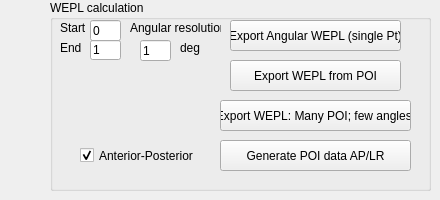
    <widget class="QWidget" name="page_7">
     <attribute name="label">
      <string>WEPL Analysis Options</string>
     </attribute>
     <widget class="QGroupBox" name="groupBox_12">
      <property name="geometry">
       <rect>
        <x>50</x>
        <y>0</y>
        <width>381</width>
        <height>191</height>
       </rect>
      </property>
      <property name="title">
       <string>WEPL calculation</string>
      </property>
      <widget class="QPushButton" name="pushButtonExportAngWEPL">
       <property name="geometry">
        <rect>
         <x>180</x>
         <y>20</y>
         <width>171</width>
         <height>31</height>
        </rect>
       </property>
       <property name="text">
        <string>Export Angular WEPL (single Pt)</string>
       </property>
      </widget>
      <widget class="QLineEdit" name="lineEdit_WEPL_AngRes">
       <property name="geometry">
        <rect>
         <x>90</x>
         <y>40</y>
         <width>31</width>
         <height>21</height>
        </rect>
       </property>
       <property name="text">
        <string>1</string>
       </property>
      </widget>
      <widget class="QLabel" name="label_58">
       <property name="geometry">
        <rect>
         <x>80</x>
         <y>20</y>
         <width>91</width>
         <height>16</height>
        </rect>
       </property>
       <property name="text">
        <string>Angular resolution</string>
       </property>
      </widget>
      <widget class="QLabel" name="label_59">
       <property name="geometry">
        <rect>
         <x>130</x>
         <y>40</y>
         <width>21</width>
         <height>16</height>
        </rect>
       </property>
       <property name="text">
        <string>deg</string>
       </property>
      </widget>
      <widget class="QPushButton" name="pushButtonAngWEPL_ByFile">
       <property name="geometry">
        <rect>
         <x>180</x>
         <y>60</y>
         <width>171</width>
         <height>31</height>
        </rect>
       </property>
       <property name="text">
        <string>Export WEPL from POI</string>
       </property>
      </widget>
      <widget class="QLineEdit" name="lineEdit_AngStart">
       <property name="geometry">
        <rect>
         <x>40</x>
         <y>20</y>
         <width>31</width>
         <height>21</height>
        </rect>
       </property>
       <property name="text">
        <string>0</string>
       </property>
      </widget>
      <widget class="QLabel" name="label_52">
       <property name="geometry">
        <rect>
         <x>10</x>
         <y>20</y>
         <width>31</width>
         <height>16</height>
        </rect>
       </property>
       <property name="text">
        <string>Start</string>
       </property>
      </widget>
      <widget class="QLabel" name="label_66">
       <property name="geometry">
        <rect>
         <x>10</x>
         <y>40</y>
         <width>31</width>
         <height>16</height>
        </rect>
       </property>
       <property name="text">
        <string>End</string>
       </property>
      </widget>
      <widget class="QLineEdit" name="lineEdit_AngEnd">
       <property name="geometry">
        <rect>
         <x>40</x>
         <y>40</y>
         <width>31</width>
         <height>20</height>
        </rect>
       </property>
       <property name="text">
        <string>1</string>
       </property>
      </widget>
      <widget class="QPushButton" name="pushButtonOptAngWEPL_ByFile">
       <property name="geometry">
        <rect>
         <x>170</x>
         <y>100</y>
         <width>191</width>
         <height>31</height>
        </rect>
       </property>
       <property name="text">
        <string>Export WEPL: Many POI; few angles.</string>
       </property>
      </widget>
      <widget class="QPushButton" name="pushButton_GenPOIdata">
       <property name="geometry">
        <rect>
         <x>170</x>
         <y>140</y>
         <width>191</width>
         <height>31</height>
        </rect>
       </property>
       <property name="text">
        <string>Generate POI data AP/LR</string>
       </property>
      </widget>
      <widget class="QCheckBox" name="checkBox_AP">
       <property name="geometry">
        <rect>
         <x>30</x>
         <y>140</y>
         <width>121</width>
         <height>31</height>
        </rect>
       </property>
       <property name="text">
        <string>Anterior-Posterior</string>
       </property>
       <property name="checked">
        <bool>true</bool>
       </property>
      </widget>
     </widget>
    </widget>
